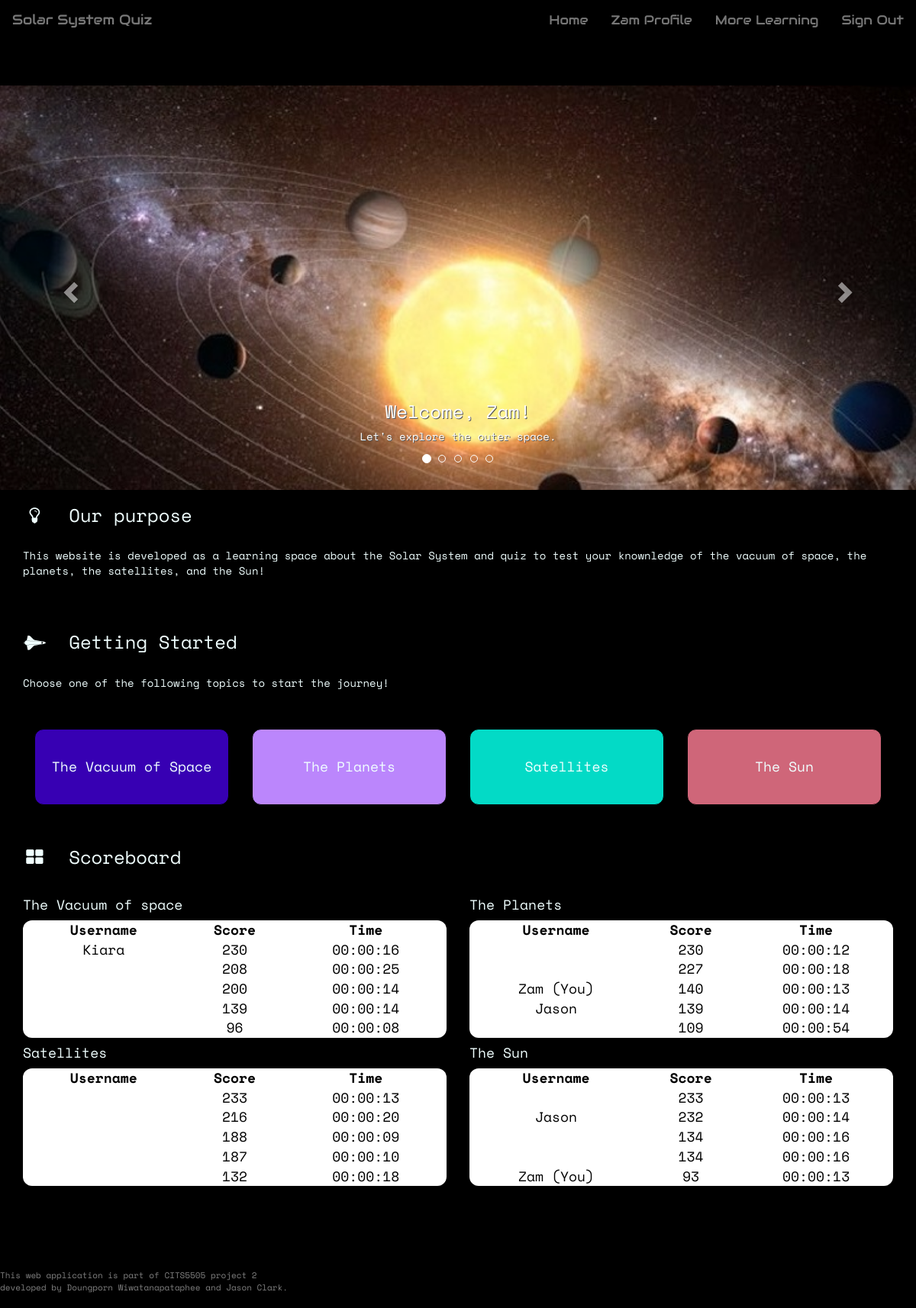
/home (signed in), run on the app's committed database.
### app/models.py (models this page shows, shortened)
class User(UserMixin, db.Model):
    __tablename__ = 'user_table'
    id = db.Column(db.Integer, primary_key=True)
    username = db.Column(db.String(64), index=True, unique=True)
    user_type = db.Column(db.String(64))
    email = db.Column(db.String(120), index=True, unique=True)
    password_hash = db.Column(db.String(128))
    posts = db.relationship('Post', backref='author', lazy='dynamic')
    about_me = db.Column(db.String(140))
    last_seen = db.Column(db.DateTime, default=datetime.utcnow)
    score_child = db.relationship("Score", backref = 'user_parent')
    quiz_unlocked = db.Column(db.Integer, default=0)

class QuestionSet(db.Model):
    __tablename__ = 'questionset'
    id = db.Column(db.Integer, primary_key = True)
    name = db.Column(db.String(64))
    module = db.Column(db.String(64))
    number_of_questions = db.Column(db.Integer)
    child = db.relationship("CurrentQuestion")
    score_child = db.relationship('Score', backref= 'questionset_parent')

class Score(db.Model):
    __tablename__ = 'score'
    id = db.Column(db.Integer, primary_key = True)
    user_id = db.Column(db.Integer, db.ForeignKey('user_table.id'))
    questionset_id = db.Column(db.Integer, db.ForeignKey('questionset.id'))
    score = db.Column(db.Integer, default=0)
    time_taken = db.Column(db.Time, default=0)

### app/routes.py (the view)
@app.route('/', methods = ['GET','POST'])
@app.route('/index', methods = ['GET','POST'])
@app.route('/home', methods = ['GET','POST'])
def home():
    questionSet = QuestionSet.query.all()
    vacuum_score = Score.query.filter_by(questionset_id=2).order_by(Score.score.desc()).all()
    planet_score = Score.query.filter_by(questionset_id=3).order_by(Score.score.desc()).all()
    satellite_score = Score.query.filter_by(questionset_id=4).order_by(Score.score.desc()).all()
    sun_score = Score.query.filter_by(questionset_id=5).order_by(Score.score.desc()).all()
    return render_template('home.html', questionSet=questionSet, vacuum_score=vacuum_score,
    planet_score=planet_score, satellite_score=satellite_score, sun_score=sun_score)

### app/models.py (called while the page is built)
@login.user_loader
def load_user(id):
    return User.query.get(int(id))

### app/routes.py (called while the page is built)
@app.before_request
def before_request():
    from_zone = tz.tzutc()
    to_zone = tz.tzlocal()
    utc = datetime.utcnow()
    utc = utc.replace(tzinfo=from_zone)
    central = utc.astimezone(to_zone)   # convert to local timezone
    if current_user.is_authenticated:
        current_user.last_seen = central
        db.session.commit()

### app/templates/home.html (shortened to what this page needs)
{% extends 'base.html' %}
{% block body %}
<div id="home_carousel" class="carousel slide" data-ride="carousel">
  <ol class="carousel-indicators">
    <li data-target="#home_carousel" data-slide-to="0" class="active"></li>
    <li data-target="#home_carousel" data-slide-to="1"></li>
    <li data-target="#home_carousel" data-slide-to="2"></li>
    <li data-target="#home_carousel" data-slide-to="3"></li>
    <li data-target="#home_carousel" data-slide-to="4"></li>
  </ol>
  <div id="slides" class="carousel-inner" role="listbox">
    <div class="item active">
      <img
        src="{{ url_for('static', filename='img/solarsystem.jpg') }}"
        alt="Solar System"
      />
      <div class="carousel-caption">
        {% if current_user.is_authenticated %}
        <h3>Welcome, {{ current_user.username }}!</h3>
        {% else %}
        <h3>Welcome to the Solar System!</h3>
        {% endif %}
        <p>Let's explore the outer space.</p>
      </div>
    </div>
  </div>
  <a
    class="left carousel-control"
    href="#home_carousel"
    role="button"
    data-slide="prev"
  >
    <span class="glyphicon glyphicon-chevron-left" aria-hidden="true"></span>
  </a>
  <a
    class="right carousel-control"
    href="#home_carousel"
    role="button"
    data-slide="next"
  >
    <span class="glyphicon glyphicon-chevron-right" aria-hidden="true"></span>
  </a>
</div>
<div class="container" id='main_content'>
    <h3><i class="fa fa-lightbulb-o fa-fw"></i>&nbsp; Our purpose</h3>
    <br>
    <p>This website is developed as a learning space about the Solar System and
    quiz to test your knownledge of the vacuum of space, the planets, the satellites,
    and the Sun!</p>
    <br><br>
    <h3><i class="fa fa-space-shuttle fa-fw"></i>&nbsp; Getting Started</h3>
    <br>
    {% if current_user.is_authenticated %}
    <p>Choose one of the following topics to start the journey!</p>
    <br><br>
    {% for qset in questionSet %}
    <div class='container-fluid col-xs-3 modules'>
      <button class="module-button" id="{{ qset.name }}" onclick="window.location.href='{{ url_for('learning_module', module=qset.module) }}'">
        {{ qset.name }}
      </button>
    </div>
    {% endfor %}
    <hr class="divider">
    <h3><i class="fa fa-th-large fa-fw"></i>&nbsp; Scoreboard</h3>
    <br>
    <div class="row">
    <div class="col-xs-6">
    <h4>The Vacuum of space</h4>
    <table class="result-table">
        <thead>
            <tr>
                <th>Username</th>
                <th>Score</th>
                <th>Time</th>
            </tr>
        </thead>
        <tbody>
        {% for score in vacuum_score %}
        {%  if loop.index <= 5  %}
            <tr>
                {% if current_user.id == score.user_parent.id %}
                <td>{{ score.user_parent.username }} (You)</td>
                {% else %}
                <td>{{ score.user_parent.username }}</td>
                {% endif %}
                <td>{{ score.score }}</td>
                <td>{{ score.time_taken }}</td>
            </tr>
        {% endif %}
        {% endfor %}
        </tbody>
    </table>
    </div>
    <div class="col-xs-6">
    <h4>The Planets</h4>
    <table class="result-table">
        <thead>
            <tr>
                <th>Username</th>
                <th>Score</th>
                <th>Time</th>
            </tr>
        </thead>
        <tbody>
        {% for score in planet_score %}
        {%  if loop.index <= 5  %}
            <tr>
                {% if current_user.id == score.user_parent.id %}
                <td>{{ score.user_parent.username }} (You)</td>
                {% else %}
                <td>{{ score.user_parent.username }}</td>
                {% endif %}
                <td>{{ score.score }}</td>
                <td>{{ score.time_taken }}</td>
            </tr>
        {% endif %}
        {% endfor %}
        </tbody>
    </table>
    </div>
    </div>
    <div class="row">
    <div class="col-xs-6">
    <h4>Satellites</h4>
    <table class="result-table">
        <thead>
            <tr>
                <th>Username</th>
                <th>Score</th>
                <th>Time</th>
            </tr>
        </thead>
        <tbody>
        {% for score in satellite_score %}
        {%  if loop.index <= 5  %}
            <tr>
                {% if current_user.id == score.user_parent.id %}
                <td>{{ score.user_parent.username }} (You)</td>
                {% else %}
                <td>{{ score.user_parent.username }}</td>
                {% endif %}
                <td>{{ score.score }}</td>
                <td>{{ score.time_taken }}</td>
            </tr>
        {% endif %}
        {% endfor %}
        </tbody>
    </table>
    </div>
    <div class="col-xs-6">
    <h4>The Sun</h4>
    <table class="result-table">
        <thead>
            <tr>
                <th>Username</th>
                <th>Score</th>
                <th>Time</th>
            </tr>
        </thead>
        <tbody>
        {% for score in sun_score %}
        {%  if loop.index <= 5  %}
            <tr>
                {% if current_user.id == score.user_parent.id %}
                <td>{{ score.user_parent.username }} (You)</td>
                {% else %}
                <td>{{ score.user_parent.username }}</td>
                {% endif %}
                <td>{{ score.score }}</td>
                <td>{{ score.time_taken }}</td>
            </tr>
        {% endif %}
        {% endfor %}
        </tbody>
    </table>
    </div>
    </div>
  {% endif %}
</div>
{% endblock %}

### app/templates/base.html (shortened to what this page needs)
<!DOCTYPE html>
<html lang="en">
<head>
    <link rel="stylesheet" href="https://maxcdn.bootstrapcdn.com/bootstrap/3.4.1/css/bootstrap.min.css">
    <link rel="stylesheet" type="text/css" href="{{ url_for('static', filename='css/theme.css') }}">
    <link rel="stylesheet" href="https://cdnjs.cloudflare.com/ajax/libs/font-awesome/4.7.0/css/font-awesome.min.css">
</head>
<body>
    {% block navbar %}
    <nav class="navbar navbar-default">
            <div class="navbar-header">
                <a class="navbar-brand" href="{{ url_for('home') }}">Solar System Quiz</a>
            </div>
            <div class="collapse navbar-collapse" id="bs-example-navbar-collapse-1">
                <ul class="nav navbar-nav navbar-right">
                    {% if current_user.is_authenticated %}
                    <li><a id="nav_home" href="{{ url_for('home') }}">Home</a></li>
                    <li><a id="nav_profile" href="{{ url_for('user_profile', username=current_user.username) }}">{{ current_user.username }} Profile</a></li>
                    <li><a id="nav_learning" href="{{ url_for('more_learning') }}">More Learning</a></li>
                    <li><a id="nav_logout" href="{{ url_for('logout') }}">Sign Out</a></li>
                    {% else %}
                    <li><a id="nav_home" href="{{ url_for('home') }}">Home</a></li>
                    <li><a id="nav_login" href="{{ url_for('login') }}">Login</a></li>
                    <li><a id="nav_register" href="{{ url_for('register') }}">Register</a></li>
                    <li><a id="nav_learning" href="{{ url_for('more_learning') }}">More Learning</a></li>
                    {% endif %}
                </ul>
            </div>
    </nav>
    {% endblock %}
    <div class="points-container">
    </div>
    {% block body %}{% endblock %}
    <footer>
        <p>This web application is part of CITS5505 project 2 <br>
           developed by Doungporn Wiwatanapataphee and Jason Clark.</p>
    </footer>
</body>
</html>

### app/static/css/theme.css (style rules this page uses)
* { box-sizing: border-box; }
body { font-family: 'Space Mono', monospace; background-color: black; color: azure; padding-bottom: 60px; margin-bottom: 100px; }
html { scroll-behavior: smooth; }
.navbar { font-family: 'Audiowide', cursive; background-color: black; border-color: black; top: 0; }
.nav a { font-size: 1.2em !important; }
.carousel-inner img { width: 100%; margin: auto; }
.carousel .item { height: 530px; }
.item img { position: absolute; object-fit: cover; top: 0; left: 0; object-fit: contain; }
.carousel-caption h3 { color: #ffffff !important; text-shadow: 1px 1px 0px #595959; }
.carousel-caption p { text-shadow: 1px 1px 0px #595959; }
.module-button { height: 100px; width: 100%; border: 1px solid; border-color: black; word-wrap: normal; margin: 0; padding: 0; border-radius: 12px; filter: brightness(1); font-size: 18px; }
button[id='The Vacuum of Space'] { background-color: #3700b3; }
button[id='The Planets'] { background-color: #bb86fc; }
button[id='Satellites'] { background-color: #03dac6; }
button[id='The Sun'] { background-color: #cf6679; }
.points-container { padding: 20px; display: flex; margin: 0 auto; text-align: center; }
.result-table { width: 100%; font-size: 18px; padding: 20px; border-collapse: collapse; border-spacing: 10px; text-align: center; background-color: #ffffff; color: black; border-radius: 12px; }
.result-table th { text-align: center; }
hr.divider { border: 0; height: 5px; margin-top: 50px; margin-bottom: 50px; margin-left: 2rem; width: 100%; }
footer { position: fixed; font-size: 11px; background: black; color:grey; bottom: 0; left: 0; height: 50px; width: 100%; }

### data on the page
User: username "Zam"
QuestionSet: name "The Vacuum of Space"
QuestionSet: name "The Planets"
QuestionSet: name "Satellites"
QuestionSet: name "The Sun"
Score: user_parent.username "Kiara", score "230", time_taken "00:00:16"
Score: score "208", time_taken "00:00:25"
Score: score "200", time_taken "00:00:14"
Score: score "139", time_taken "00:00:14"
Score: score "96", time_taken "00:00:08"
Score: score "230", time_taken "00:00:12"
Score: score "227", time_taken "00:00:18"
Score: user_parent.username "Zam", score "140", time_taken "00:00:13"
Score: user_parent.username "Jason", score "139", time_taken "00:00:14"
Score: score "109", time_taken "00:00:54"
Score: score "233", time_taken "00:00:13"
Score: score "216", time_taken "00:00:20"
Score: score "188", time_taken "00:00:09"
Score: score "187", time_taken "00:00:10"
Score: score "132", time_taken "00:00:18"
Score: score "233", time_taken "00:00:13"
Score: user_parent.username "Jason", score "232", time_taken "00:00:14"
Score: score "134", time_taken "00:00:16"
Score: score "134", time_taken "00:00:16"
Score: user_parent.username "Zam", score "93", time_taken "00:00:13"
